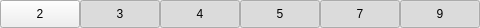
<?xml version="1.0" encoding="UTF-8"?>
<ui version="4.0">
 <class>TupletSelector</class>
 <widget class="QWidget" name="TupletSelector">
  <property name="geometry">
   <rect>
    <x>0</x>
    <y>0</y>
    <width>204</width>
    <height>28</height>
   </rect>
  </property>
  <property name="windowTitle">
   <string>Form</string>
  </property>
  <layout class="QHBoxLayout" name="horizontalLayout">
   <property name="spacing">
    <number>0</number>
   </property>
   <property name="margin">
    <number>0</number>
   </property>
   <item>
    <widget class="QPushButton" name="pushButtonDuplets">
     <property name="sizePolicy">
      <sizepolicy hsizetype="Minimum" vsizetype="Expanding">
       <horstretch>0</horstretch>
       <verstretch>0</verstretch>
      </sizepolicy>
     </property>
     <property name="toolTip">
      <string>Duplets</string>
     </property>
     <property name="text">
      <string>2</string>
     </property>
     <property name="shortcut">
      <string>Ctrl+Shift+S</string>
     </property>
     <property name="checkable">
      <bool>true</bool>
     </property>
     <property name="checked">
      <bool>false</bool>
     </property>
    </widget>
   </item>
   <item>
    <widget class="QPushButton" name="pushButtonTriplets">
     <property name="sizePolicy">
      <sizepolicy hsizetype="Minimum" vsizetype="Expanding">
       <horstretch>0</horstretch>
       <verstretch>0</verstretch>
      </sizepolicy>
     </property>
     <property name="toolTip">
      <string>Triplets</string>
     </property>
     <property name="text">
      <string>3</string>
     </property>
     <property name="shortcut">
      <string>Ctrl+Shift+S</string>
     </property>
     <property name="checkable">
      <bool>true</bool>
     </property>
     <property name="checked">
      <bool>true</bool>
     </property>
     <property name="default">
      <bool>false</bool>
     </property>
    </widget>
   </item>
   <item>
    <widget class="QPushButton" name="pushButtonQuadruplets">
     <property name="sizePolicy">
      <sizepolicy hsizetype="Minimum" vsizetype="Expanding">
       <horstretch>0</horstretch>
       <verstretch>0</verstretch>
      </sizepolicy>
     </property>
     <property name="toolTip">
      <string>Quadruplets</string>
     </property>
     <property name="text">
      <string>4</string>
     </property>
     <property name="shortcut">
      <string>Ctrl+Shift+S</string>
     </property>
     <property name="checkable">
      <bool>true</bool>
     </property>
     <property name="checked">
      <bool>true</bool>
     </property>
    </widget>
   </item>
   <item>
    <widget class="QPushButton" name="pushButtonQuintuplets">
     <property name="sizePolicy">
      <sizepolicy hsizetype="Minimum" vsizetype="Expanding">
       <horstretch>0</horstretch>
       <verstretch>0</verstretch>
      </sizepolicy>
     </property>
     <property name="toolTip">
      <string>Quintuplets</string>
     </property>
     <property name="text">
      <string>5</string>
     </property>
     <property name="shortcut">
      <string>Ctrl+Shift+S</string>
     </property>
     <property name="checkable">
      <bool>true</bool>
     </property>
     <property name="checked">
      <bool>true</bool>
     </property>
    </widget>
   </item>
   <item>
    <widget class="QPushButton" name="pushButtonSeptuplets">
     <property name="sizePolicy">
      <sizepolicy hsizetype="Minimum" vsizetype="Expanding">
       <horstretch>0</horstretch>
       <verstretch>0</verstretch>
      </sizepolicy>
     </property>
     <property name="toolTip">
      <string>Septuplets</string>
     </property>
     <property name="text">
      <string>7</string>
     </property>
     <property name="shortcut">
      <string>Ctrl+Shift+S</string>
     </property>
     <property name="checkable">
      <bool>true</bool>
     </property>
     <property name="checked">
      <bool>true</bool>
     </property>
    </widget>
   </item>
   <item>
    <widget class="QPushButton" name="pushButtonNonuplets">
     <property name="sizePolicy">
      <sizepolicy hsizetype="Minimum" vsizetype="Expanding">
       <horstretch>0</horstretch>
       <verstretch>0</verstretch>
      </sizepolicy>
     </property>
     <property name="toolTip">
      <string>Nonuplets</string>
     </property>
     <property name="text">
      <string>9</string>
     </property>
     <property name="shortcut">
      <string>Ctrl+Shift+S</string>
     </property>
     <property name="checkable">
      <bool>true</bool>
     </property>
     <property name="checked">
      <bool>true</bool>
     </property>
    </widget>
   </item>
  </layout>
 </widget>
 <resources/>
 <connections/>
</ui>
